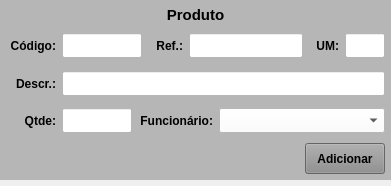
        <widget class="QWidget" name="widget_4" native="true">
         <property name="minimumSize">
          <size>
           <width>391</width>
           <height>0</height>
          </size>
         </property>
         <property name="maximumSize">
          <size>
           <width>391</width>
           <height>16777215</height>
          </size>
         </property>
         <property name="styleSheet">
          <string notr="true"/>
         </property>
         <layout class="QVBoxLayout" name="verticalLayout_2">
          <property name="spacing">
           <number>6</number>
          </property>
          <property name="leftMargin">
           <number>0</number>
          </property>
          <property name="topMargin">
           <number>0</number>
          </property>
          <property name="rightMargin">
           <number>0</number>
          </property>
          <property name="bottomMargin">
           <number>0</number>
          </property>
          <item>
           <widget class="QWidget" name="widget_6" native="true">
            <property name="minimumSize">
             <size>
              <width>0</width>
              <height>180</height>
             </size>
            </property>
            <property name="maximumSize">
             <size>
              <width>16777215</width>
              <height>180</height>
             </size>
            </property>
            <property name="styleSheet">
             <string notr="true">background-color: rgb(182, 182, 182);</string>
            </property>
            <layout class="QVBoxLayout" name="verticalLayout_3">
             <property name="leftMargin">
              <number>6</number>
             </property>
             <property name="topMargin">
              <number>6</number>
             </property>
             <property name="rightMargin">
              <number>6</number>
             </property>
             <property name="bottomMargin">
              <number>6</number>
             </property>
             <item>
              <widget class="QLabel" name="label_2">
               <property name="minimumSize">
                <size>
                 <width>0</width>
                 <height>18</height>
                </size>
               </property>
               <property name="maximumSize">
                <size>
                 <width>16777215</width>
                 <height>18</height>
                </size>
               </property>
               <property name="font">
                <font>
                 <pointsize>11</pointsize>
                 <weight>75</weight>
                 <bold>true</bold>
                </font>
               </property>
               <property name="text">
                <string>Produto</string>
               </property>
               <property name="alignment">
                <set>Qt::AlignCenter</set>
               </property>
              </widget>
             </item>
             <item>
              <widget class="QWidget" name="widget_10" native="true">
               <property name="minimumSize">
                <size>
                 <width>0</width>
                 <height>25</height>
                </size>
               </property>
               <layout class="QHBoxLayout" name="horizontalLayout_6">
                <property name="leftMargin">
                 <number>0</number>
                </property>
                <property name="topMargin">
                 <number>0</number>
                </property>
                <property name="rightMargin">
                 <number>0</number>
                </property>
                <property name="bottomMargin">
                 <number>0</number>
                </property>
                <item>
                 <widget class="QLabel" name="label_57">
                  <property name="minimumSize">
                   <size>
                    <width>50</width>
                    <height>0</height>
                   </size>
                  </property>
                  <property name="maximumSize">
                   <size>
                    <width>50</width>
                    <height>16777215</height>
                   </size>
                  </property>
                  <property name="font">
                   <font>
                    <pointsize>9</pointsize>
                    <weight>75</weight>
                    <bold>true</bold>
                   </font>
                  </property>
                  <property name="text">
                   <string>Código:</string>
                  </property>
                  <property name="alignment">
                   <set>Qt::AlignRight|Qt::AlignTrailing|Qt::AlignVCenter</set>
                  </property>
                 </widget>
                </item>
                <item>
                 <widget class="QLineEdit" name="line_Codigo">
                  <property name="sizePolicy">
                   <sizepolicy hsizetype="Preferred" vsizetype="Preferred">
                    <horstretch>0</horstretch>
                    <verstretch>0</verstretch>
                   </sizepolicy>
                  </property>
                  <property name="minimumSize">
                   <size>
                    <width>50</width>
                    <height>25</height>
                   </size>
                  </property>
                  <property name="maximumSize">
                   <size>
                    <width>80</width>
                    <height>25</height>
                   </size>
                  </property>
                  <property name="font">
                   <font>
                    <pointsize>9</pointsize>
                   </font>
                  </property>
                  <property name="styleSheet">
                   <string notr="true">background-color: rgb(255, 255, 255);</string>
                  </property>
                  <property name="alignment">
                   <set>Qt::AlignCenter</set>
                  </property>
                 </widget>
                </item>
                <item>
                 <widget class="QLabel" name="label_58">
                  <property name="minimumSize">
                   <size>
                    <width>0</width>
                    <height>0</height>
                   </size>
                  </property>
                  <property name="maximumSize">
                   <size>
                    <width>35</width>
                    <height>16777215</height>
                   </size>
                  </property>
                  <property name="font">
                   <font>
                    <pointsize>9</pointsize>
                    <weight>75</weight>
                    <bold>true</bold>
                   </font>
                  </property>
                  <property name="text">
                   <string>Ref.:</string>
                  </property>
                  <property name="alignment">
                   <set>Qt::AlignRight|Qt::AlignTrailing|Qt::AlignVCenter</set>
                  </property>
                 </widget>
                </item>
                <item>
                 <widget class="QLineEdit" name="line_Referencia">
                  <property name="sizePolicy">
                   <sizepolicy hsizetype="Preferred" vsizetype="Preferred">
                    <horstretch>0</horstretch>
                    <verstretch>0</verstretch>
                   </sizepolicy>
                  </property>
                  <property name="minimumSize">
                   <size>
                    <width>0</width>
                    <height>25</height>
                   </size>
                  </property>
                  <property name="maximumSize">
                   <size>
                    <width>16777215</width>
                    <height>25</height>
                   </size>
                  </property>
                  <property name="font">
                   <font>
                    <pointsize>9</pointsize>
                   </font>
                  </property>
                  <property name="cursor">
                   <cursorShape>IBeamCursor</cursorShape>
                  </property>
                  <property name="styleSheet">
                   <string notr="true">background-color: rgb(255, 255, 255);</string>
                  </property>
                  <property name="inputMask">
                   <string/>
                  </property>
                  <property name="text">
                   <string/>
                  </property>
                  <property name="maxLength">
                   <number>20</number>
                  </property>
                  <property name="frame">
                   <bool>true</bool>
                  </property>
                  <property name="echoMode">
                   <enum>QLineEdit::Normal</enum>
                  </property>
                  <property name="alignment">
                   <set>Qt::AlignLeading|Qt::AlignLeft|Qt::AlignVCenter</set>
                  </property>
                 </widget>
                </item>
                <item>
                 <widget class="QLabel" name="label_23">
                  <property name="minimumSize">
                   <size>
                    <width>25</width>
                    <height>0</height>
                   </size>
                  </property>
                  <property name="maximumSize">
                   <size>
                    <width>30</width>
                    <height>16777215</height>
                   </size>
                  </property>
                  <property name="font">
                   <font>
                    <pointsize>9</pointsize>
                    <weight>75</weight>
                    <bold>true</bold>
                   </font>
                  </property>
                  <property name="text">
                   <string>UM:</string>
                  </property>
                  <property name="alignment">
                   <set>Qt::AlignRight|Qt::AlignTrailing|Qt::AlignVCenter</set>
                  </property>
                 </widget>
                </item>
                <item>
                 <widget class="QLineEdit" name="line_UM">
                  <property name="sizePolicy">
                   <sizepolicy hsizetype="Preferred" vsizetype="Preferred">
                    <horstretch>0</horstretch>
                    <verstretch>0</verstretch>
                   </sizepolicy>
                  </property>
                  <property name="minimumSize">
                   <size>
                    <width>40</width>
                    <height>25</height>
                   </size>
                  </property>
                  <property name="maximumSize">
                   <size>
                    <width>40</width>
                    <height>25</height>
                   </size>
                  </property>
                  <property name="font">
                   <font>
                    <pointsize>9</pointsize>
                   </font>
                  </property>
                  <property name="styleSheet">
                   <string notr="true">background-color: rgb(255, 255, 255);</string>
                  </property>
                  <property name="alignment">
                   <set>Qt::AlignCenter</set>
                  </property>
                 </widget>
                </item>
               </layout>
              </widget>
             </item>
             <item>
              <widget class="QWidget" name="widget_8" native="true">
               <property name="minimumSize">
                <size>
                 <width>0</width>
                 <height>25</height>
                </size>
               </property>
               <layout class="QHBoxLayout" name="horizontalLayout_4">
                <property name="leftMargin">
                 <number>0</number>
                </property>
                <property name="topMargin">
                 <number>0</number>
                </property>
                <property name="rightMargin">
                 <number>0</number>
                </property>
                <property name="bottomMargin">
                 <number>0</number>
                </property>
                <item>
                 <widget class="QLabel" name="label_59">
                  <property name="minimumSize">
                   <size>
                    <width>50</width>
                    <height>0</height>
                   </size>
                  </property>
                  <property name="maximumSize">
                   <size>
                    <width>50</width>
                    <height>16777215</height>
                   </size>
                  </property>
                  <property name="font">
                   <font>
                    <pointsize>9</pointsize>
                    <weight>75</weight>
                    <bold>true</bold>
                   </font>
                  </property>
                  <property name="text">
                   <string>Descr.:</string>
                  </property>
                  <property name="alignment">
                   <set>Qt::AlignRight|Qt::AlignTrailing|Qt::AlignVCenter</set>
                  </property>
                 </widget>
                </item>
                <item>
                 <widget class="QLineEdit" name="line_Descricao">
                  <property name="sizePolicy">
                   <sizepolicy hsizetype="Preferred" vsizetype="Preferred">
                    <horstretch>0</horstretch>
                    <verstretch>0</verstretch>
                   </sizepolicy>
                  </property>
                  <property name="minimumSize">
                   <size>
                    <width>0</width>
                    <height>25</height>
                   </size>
                  </property>
                  <property name="maximumSize">
                   <size>
                    <width>16777215</width>
                    <height>25</height>
                   </size>
                  </property>
                  <property name="font">
                   <font>
                    <pointsize>9</pointsize>
                   </font>
                  </property>
                  <property name="styleSheet">
                   <string notr="true">background-color: rgb(255, 255, 255);</string>
                  </property>
                  <property name="text">
                   <string/>
                  </property>
                  <property name="maxLength">
                   <number>45</number>
                  </property>
                  <property name="alignment">
                   <set>Qt::AlignLeading|Qt::AlignLeft|Qt::AlignVCenter</set>
                  </property>
                 </widget>
                </item>
               </layout>
              </widget>
             </item>
             <item>
              <widget class="QWidget" name="widget_18" native="true">
               <property name="minimumSize">
                <size>
                 <width>0</width>
                 <height>25</height>
                </size>
               </property>
               <layout class="QHBoxLayout" name="horizontalLayout_11">
                <property name="spacing">
                 <number>6</number>
                </property>
                <property name="leftMargin">
                 <number>0</number>
                </property>
                <property name="topMargin">
                 <number>0</number>
                </property>
                <property name="rightMargin">
                 <number>0</number>
                </property>
                <property name="bottomMargin">
                 <number>0</number>
                </property>
                <item>
                 <widget class="QLabel" name="label_33">
                  <property name="minimumSize">
                   <size>
                    <width>50</width>
                    <height>0</height>
                   </size>
                  </property>
                  <property name="maximumSize">
                   <size>
                    <width>50</width>
                    <height>16777215</height>
                   </size>
                  </property>
                  <property name="font">
                   <font>
                    <pointsize>9</pointsize>
                    <weight>75</weight>
                    <bold>true</bold>
                   </font>
                  </property>
                  <property name="text">
                   <string>Qtde:</string>
                  </property>
                  <property name="alignment">
                   <set>Qt::AlignRight|Qt::AlignTrailing|Qt::AlignVCenter</set>
                  </property>
                 </widget>
                </item>
                <item>
                 <widget class="QLineEdit" name="line_Qtde">
                  <property name="sizePolicy">
                   <sizepolicy hsizetype="Preferred" vsizetype="Preferred">
                    <horstretch>0</horstretch>
                    <verstretch>0</verstretch>
                   </sizepolicy>
                  </property>
                  <property name="minimumSize">
                   <size>
                    <width>70</width>
                    <height>25</height>
                   </size>
                  </property>
                  <property name="maximumSize">
                   <size>
                    <width>70</width>
                    <height>25</height>
                   </size>
                  </property>
                  <property name="font">
                   <font>
                    <pointsize>9</pointsize>
                   </font>
                  </property>
                  <property name="cursor">
                   <cursorShape>IBeamCursor</cursorShape>
                  </property>
                  <property name="styleSheet">
                   <string notr="true">background-color: rgb(255, 255, 255);</string>
                  </property>
                  <property name="inputMask">
                   <string/>
                  </property>
                  <property name="text">
                   <string/>
                  </property>
                  <property name="frame">
                   <bool>true</bool>
                  </property>
                  <property name="echoMode">
                   <enum>QLineEdit::Normal</enum>
                  </property>
                  <property name="alignment">
                   <set>Qt::AlignCenter</set>
                  </property>
                 </widget>
                </item>
                <item>
                 <widget class="QLabel" name="label_34">
                  <property name="minimumSize">
                   <size>
                    <width>75</width>
                    <height>0</height>
                   </size>
                  </property>
                  <property name="maximumSize">
                   <size>
                    <width>75</width>
                    <height>16777215</height>
                   </size>
                  </property>
                  <property name="font">
                   <font>
                    <pointsize>9</pointsize>
                    <weight>75</weight>
                    <bold>true</bold>
                   </font>
                  </property>
                  <property name="text">
                   <string>Funcionário:</string>
                  </property>
                  <property name="alignment">
                   <set>Qt::AlignRight|Qt::AlignTrailing|Qt::AlignVCenter</set>
                  </property>
                 </widget>
                </item>
                <item>
                 <widget class="QComboBox" name="combo_Funcionario">
                  <property name="sizePolicy">
                   <sizepolicy hsizetype="Preferred" vsizetype="Preferred">
                    <horstretch>0</horstretch>
                    <verstretch>0</verstretch>
                   </sizepolicy>
                  </property>
                  <property name="minimumSize">
                   <size>
                    <width>0</width>
                    <height>25</height>
                   </size>
                  </property>
                  <property name="maximumSize">
                   <size>
                    <width>16777215</width>
                    <height>25</height>
                   </size>
                  </property>
                  <property name="font">
                   <font>
                    <pointsize>9</pointsize>
                   </font>
                  </property>
                  <property name="styleSheet">
                   <string notr="true">background-color: rgb(255, 255, 255);</string>
                  </property>
                  <item>
                   <property name="text">
                    <string/>
                   </property>
                  </item>
                 </widget>
                </item>
               </layout>
              </widget>
             </item>
             <item>
              <widget class="QWidget" name="widget_9" native="true">
               <layout class="QHBoxLayout" name="horizontalLayout_5">
                <property name="leftMargin">
                 <number>0</number>
                </property>
                <property name="topMargin">
                 <number>0</number>
                </property>
                <property name="rightMargin">
                 <number>0</number>
                </property>
                <property name="bottomMargin">
                 <number>0</number>
                </property>
                <item>
                 <widget class="QLabel" name="label_3">
                  <property name="text">
                   <string/>
                  </property>
                 </widget>
                </item>
                <item>
                 <widget class="QPushButton" name="btn_Adicionar">
                  <property name="sizePolicy">
                   <sizepolicy hsizetype="Fixed" vsizetype="Preferred">
                    <horstretch>0</horstretch>
                    <verstretch>0</verstretch>
                   </sizepolicy>
                  </property>
                  <property name="maximumSize">
                   <size>
                    <width>80</width>
                    <height>16777215</height>
                   </size>
                  </property>
                  <property name="font">
                   <font>
                    <pointsize>9</pointsize>
                    <weight>75</weight>
                    <bold>true</bold>
                   </font>
                  </property>
                  <property name="cursor">
                   <cursorShape>PointingHandCursor</cursorShape>
                  </property>
                  <property name="styleSheet">
                   <string notr="true">background-color: rgb(141, 141, 141);</string>
                  </property>
                  <property name="text">
                   <string>Adicionar</string>
                  </property>
                 </widget>
                </item>
               </layout>
              </widget>
             </item>
            </layout>
           </widget>
          </item>
          <item>
           <widget class="QWidget" name="widget_7" native="true"/>
          </item>
         </layout>
        </widget>
